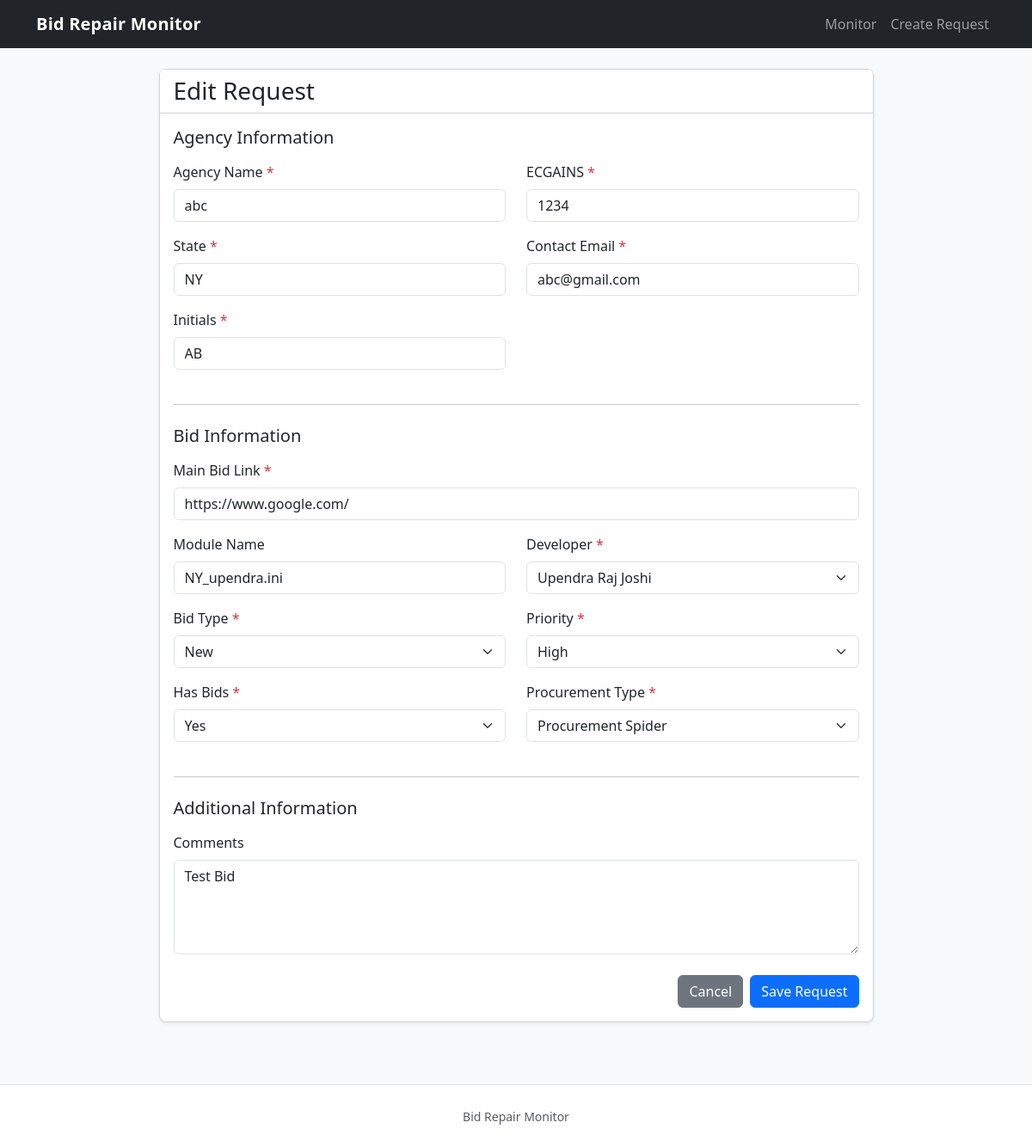
The app's page /bids/1234/edit/ with its own data.
### bids/models.py (models this page shows, shortened)
class Bid(models.Model):
    class BidType(models.TextChoices):
        NEW = "New",
        UPDATE_REPAIR = "Update/Repair"
    class Priority(models.TextChoices):
        HIGH = "High",
        NORMAL = "Normal",
    class ProcurementType(models.TextChoices):
        PROCUREMENT_SPIDER = "Procurement Spider",
        BONFIRE_SPIDER = "Bonfire Spider",
        BIDNET_AMR = "Bidnet AMR",
        DEMANDSTAR_AMR = "Demandstar AMR",
    agency_name = models.CharField(max_length=255)
    ecgains = models.CharField(
        max_length=100,
        unique=True,
    )
    contact_email = models.EmailField()
    state = models.CharField(max_length=100)
    initials = models.CharField(max_length=20)
    date = models.DateField(auto_now_add=True)
    bid_url = models.URLField(max_length=1000)
    comments = models.TextField(blank=True)
    module_name = models.CharField(max_length=255, blank=True)
    developer = models.ForeignKey(Developer, on_delete=models.PROTECT, related_name='bids')
    bid_type = models.CharField(max_length=20, choices=BidType.choices)
    priority = models.CharField(max_length=20, choices=Priority.choices, default=Priority.NORMAL)
    has_bids = models.BooleanField(default=False)
    procurement_type = models.CharField(max_length=50, choices=ProcurementType.choices,)
    created_at = models.DateTimeField(auto_now_add=True)
    updated_at = models.DateTimeField(auto_now=True)

### bids/views.py (the view)
def edit_bid(request, ecgains):
    bid = get_object_or_404(Bid, ecgains=ecgains)
    if request.method == "POST":
        form = BidForm(request.POST, instance=bid)
        if form.is_valid():
            form.save()
            return redirect("bid_detail", ecgains=bid.ecgains)
    else:
        form = BidForm(instance=bid)
    return render(
        request,
        "bids/bid_form.html",
        {
            "form": form,
            "bid": bid,
            "page_title": "Edit Request",
        },
    )

### bids/models.py (called while the page is built)
    def __str__(self):
        return self.name

### bids/templates/bids/bid_form.html (shortened to what this page needs)
{% extends "base.html" %}
{% block content %}
<div class="container py-4">
    <div class="row justify-content-center">
        <div class="col-lg-9">
            <div class="card shadow-sm">
                <div class="card-header">
                    <h3 class="mb-0">{{ page_title }}</h3>
                </div>
                <div class="card-body">
                    <form method="post" novalidate>
                        <h5 class="mb-3">Agency Information</h5>
                        <div class="row">
                            <div class="col-md-6 mb-3">
                                <label for="{{ form.agency_name.id_for_label }}"
                                       class="form-label">
                                    Agency Name <span class="text-danger">*</span>
                                </label>
                                {{ form.agency_name }}
                            </div>
                            <div class="col-md-6 mb-3">
                                <label for="{{ form.ecgains.id_for_label }}"
                                       class="form-label">
                                    ECGAINS <span class="text-danger">*</span>
                                </label>
                                {{ form.ecgains }}
                            </div>
                            <div class="col-md-6 mb-3">
                                <label for="{{ form.state.id_for_label }}"
                                       class="form-label">
                                    State <span class="text-danger">*</span>
                                </label>
                                {{ form.state }}
                            </div>
                            <div class="col-md-6 mb-3">
                                <label for="{{ form.contact_email.id_for_label }}"
                                       class="form-label">
                                    Contact Email <span class="text-danger">*</span>
                                </label>
                                {{ form.contact_email }}
                            </div>
                            <div class="col-md-6 mb-3">
                                <label for="{{ form.initials.id_for_label }}"
                                       class="form-label">
                                    Initials <span class="text-danger">*</span>
                                </label>
                                {{ form.initials }}
                            </div>
                        </div>
                        <hr class="my-4">
                        <h5 class="mb-3">Bid Information</h5>
                        <div class="row">
                            <div class="col-md-12 mb-3">
                                <label for="{{ form.bid_url.id_for_label }}"
                                       class="form-label">
                                    Main Bid Link <span class="text-danger">*</span>
                                </label>
                                {{ form.bid_url }}
                            </div>
                            <div class="col-md-6 mb-3">
                                <label for="{{ form.module_name.id_for_label }}"
                                       class="form-label">
                                    Module Name
                                </label>
                                {{ form.module_name }}
                            </div>
                            <div class="col-md-6 mb-3">
                                <label for="{{ form.developer.id_for_label }}"
                                       class="form-label">
                                    Developer <span class="text-danger">*</span>
                                </label>
                                {{ form.developer }}
                            </div>
                            <div class="col-md-6 mb-3">
                                <label for="{{ form.bid_type.id_for_label }}"
                                       class="form-label">
                                    Bid Type <span class="text-danger">*</span>
                                </label>
                                {{ form.bid_type }}
                            </div>
                            <div class="col-md-6 mb-3">
                                <label for="{{ form.priority.id_for_label }}"
                                       class="form-label">
                                    Priority <span class="text-danger">*</span>
                                </label>
                                {{ form.priority }}
                            </div>
                            <div class="col-md-6 mb-3">
                                <label for="{{ form.has_bids.id_for_label }}"
                                       class="form-label">
                                    Has Bids <span class="text-danger">*</span>
                                </label>
                                {{ form.has_bids }}
                            </div>
                            <div class="col-md-6 mb-3">
                                <label for="{{ form.procurement_type.id_for_label }}"
                                       class="form-label">
                                    Procurement Type <span class="text-danger">*</span>
                                </label>
                                {{ form.procurement_type }}
                            </div>
                        </div>
                        <hr class="my-4">
                        <h5 class="mb-3">Additional Information</h5>
                        <div class="mb-3">
                            <label for="{{ form.comments.id_for_label }}"
                                   class="form-label">
                                Comments
                            </label>
                            {{ form.comments }}
                        </div>
                        <div class="d-flex justify-content-end gap-2 mt-4">
                            <a href="{% url 'monitor' %}"
                               class="btn btn-secondary">
                                Cancel
                            </a>
                            <button type="submit"
                                    class="btn btn-primary">
                                Save Request
                            </button>
                        </div>
                    </form>
                </div>
            </div>
        </div>
    </div>
</div>
{% endblock %}

### bids/static/bids/css/style.css (style rules this page uses)
body { background-color: #f8f9fa; }
.card { border-radius: 8px; }
.card-header { background-color: #ffffff; }
.form-label { font-weight: 500; }

### records on screen
Bid: agency_name "abc", ecgains "1234", state "NY", contact_email "abc@gmail.com", initials "AB", bid_url "https://www.google.com/", module_name "NY_upendra.ini", developer "Upendra Raj Joshi", bid_type "New", priority "High", has_bids "Yes", procurement_type "Procurement Spider", comments "Test Bid"

### other values on screen
{{ page_title }} "Edit Request"
